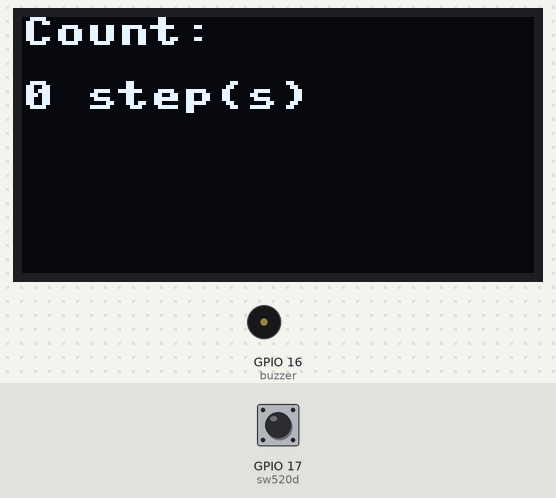
Bench run of a program on a simulated ESP32 board running MicroPython. On the bench: 128×64 one-colour display, buzzer (waves = sounding). The test bench sets the inputs (shaded band); at power-on: GPIO 17 (sw520d) HIGH.

Above: at 0.21 s.
At 1.11 s:
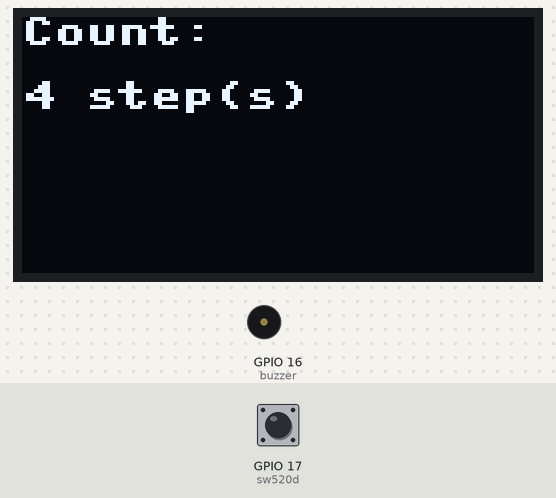
1.3 s: GPIO 17 (sw520d) pulled LOW for 3.2 s
At 1.8 s:
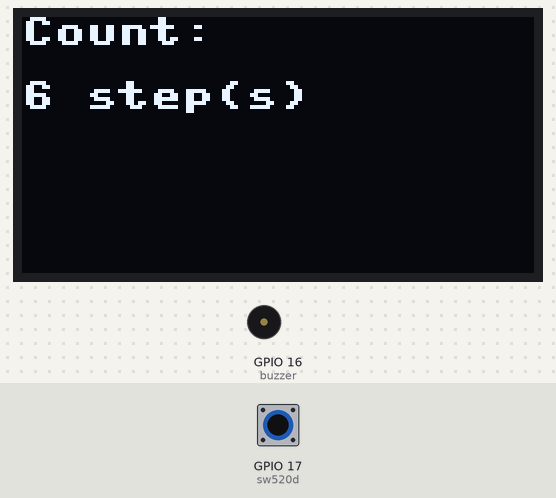
Timing chart, 0 to 12.7 s (numbered marks = the images above; inputs shaded):
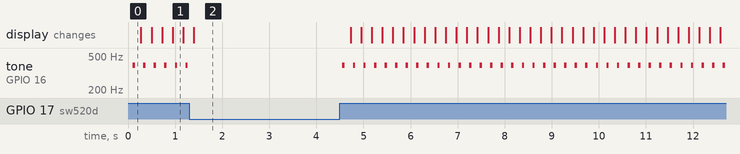

The program:

pedometer.py
```python
from machine import Pin, SoftI2C, PWM
from ssd1306 import SSD1306_I2C
import utime

# Constants
OLED_WIDTH = 128
OLED_HEIGHT = 64
BUZZER_FREQ = 392
BUZZER_DUTY = 512
SWITCH_DEBOUNCE_TIME = 50  # milliseconds

# Pins
SW520D_PIN = 17
BUZZER_PIN = 16
I2C_SCL_PIN = 22
I2C_SDA_PIN = 21


def setup():
    # tilt sensor
    sw520d = Pin(SW520D_PIN, Pin.IN, Pin.PULL_UP)

    # oled
    i2c = SoftI2C(scl=Pin(I2C_SCL_PIN), sda=Pin(I2C_SDA_PIN))
    oled = SSD1306_I2C(OLED_WIDTH, OLED_HEIGHT, i2c)

    # buzzer
    buzzer = PWM(Pin(BUZZER_PIN, Pin.OUT), freq=BUZZER_FREQ, duty=0)

    return sw520d, oled, buzzer


def display_steps(oled, count):
    oled.fill(0)
    oled.text("Count:", 0, 0)
    oled.text(str(count) + " step(s)", 0, 16)
    oled.show()


def debounce(sw520d):
    current_state = sw520d.value()
    if current_state == 1:
        utime.sleep_ms(SWITCH_DEBOUNCE_TIME)
        return current_state == sw520d.value()
    else:
        return False


def main():
    count = 0
    sw520d, oled, buzzer = setup()

    while True:
        display_steps(oled, count)
        if debounce(sw520d):
            count += 1
            buzzer.duty(BUZZER_DUTY)
            utime.sleep_ms(50)
            buzzer.duty(0)

        utime.sleep_ms(100)


if __name__ == "__main__":
    main()
```
